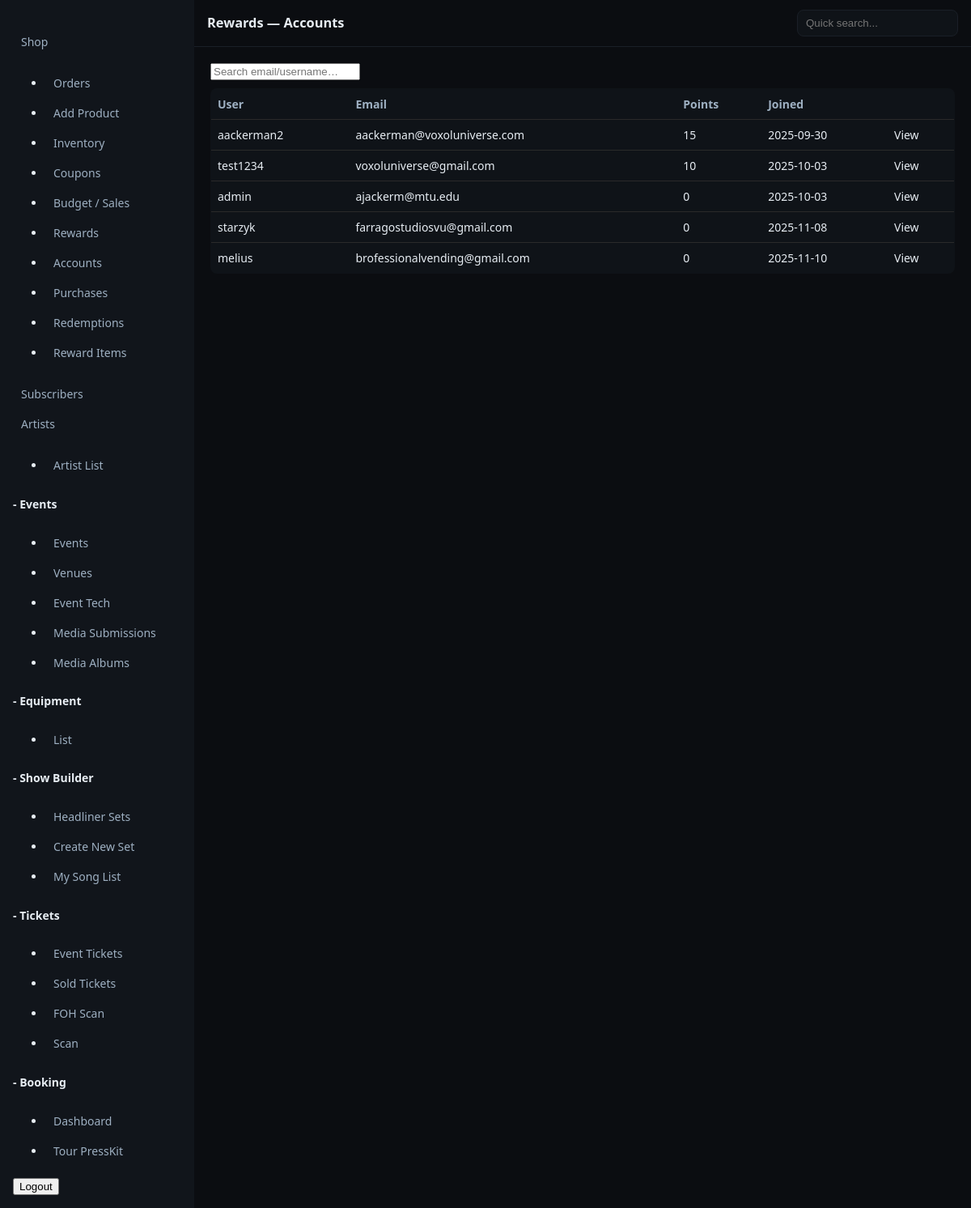
Page /control/rewards/accounts/ (signed in) on the committed database.
### rewards/models.py (models this page shows, shortened)
class RewardsAccount(models.Model):
    user = models.OneToOneField(User, on_delete=models.CASCADE, related_name="rewards")
    points_balance = models.IntegerField(default=0)
    created_at = models.DateTimeField(auto_now_add=True)
    signup_bonus_awarded = models.BooleanField(default=False)

### rewards/control_views.py (the view)
# urls.py: path("accounts/", include("accounts.urls", namespace="accounts")),
@is_super
def accounts(request):
    q = (request.GET.get("q") or "").strip()
    qs = RewardsAccount.objects.select_related("user").order_by("-points_balance")
    if q:
        qs = qs.filter(Q(user__email__icontains=q)|Q(user__username__icontains=q))
    return render(request, "rewards/control/accounts.html", {"accounts": qs[:500], "q": q})

### templates/rewards/control/accounts.html (shortened to what this page needs)
{% extends "controlpanel/dashboard.html" %}{% load static %}
{% block head %}<link rel="stylesheet" href="{% static 'css/rewards_admin.css' %}">{% endblock %}
{% block header %}Rewards — Accounts{% endblock %}
{% block content %}
  <form method="get" class="rw-admin-search">
    <input type="search" name="q" value="{{ q }}" placeholder="Search email/username…">
  </form>
  <table class="table">
    <thead><tr><th>User</th><th>Email</th><th>Points</th><th>Joined</th><th></th></tr></thead>
    <tbody>
    {% for a in accounts %}
      <tr>
        <td>{{ a.user.username }}</td>
        <td>{{ a.user.email }}</td>
        <td>{{ a.points_balance }}</td>
        <td>{{ a.created_at|date:"Y-m-d" }}</td>
        <td><a href="{% url 'control:rewards_control:account_detail' a.user_id %}">View</a></td>
      </tr>
    {% empty %}
      <tr><td colspan="5">No accounts.</td></tr>
    {% endfor %}
    </tbody>
  </table>
{% endblock %}

### static/css/control.css (style rules this page uses)
:root { --bg:#0b0d11; --panel:#11151b; --ink:#e7edf3; --muted:#9eb0c2; --accent:#4fd1c5; }
* { box-sizing:border-box }
html,body { height:100% }
body { margin:0;background:var(--bg);color:var(--ink);font:14px/1.5 system-ui,-apple-system,Segoe UI,Roboto }
a { color:var(--ink);text-decoration:none }
.table { width:100%;border-collapse:collapse;background:#0f1318;border:1px solid #1a1f27;border-radius:8px;overflow:hidden }
.table th,.table td { padding:10px 12px;border-bottom:1px solid #1a1f27 }
.table th { text-align:left;color:var(--muted);font-weight:600 }

### static/css/rewards_admin.css (style rules this page uses)
.table { width: 100%; border-collapse: collapse; }
.table th, .table td { border-bottom: 1px solid var(--border,#2a2a2a); padding: 8px; text-align: left; }
.rw-admin-search { display: flex; gap: 8px; margin-bottom: 10px; }

### rows in the picture
RewardsAccount: user.username "aackerman2", user.email "aackerman@voxoluniverse.com", points_balance "15", created_at "2025-09-30"
RewardsAccount: user.username "test1234", user.email "voxoluniverse@gmail.com", points_balance "10", created_at "2025-10-03"
RewardsAccount: user.username "admin", user.email "ajackerm@mtu.edu", points_balance "0", created_at "2025-10-03"
RewardsAccount: user.username "starzyk", user.email "farragostudiosvu@gmail.com", points_balance "0", created_at "2025-11-08"
RewardsAccount: user.username "melius", user.email "brofessionalvending@gmail.com", points_balance "0", created_at "2025-11-10"
